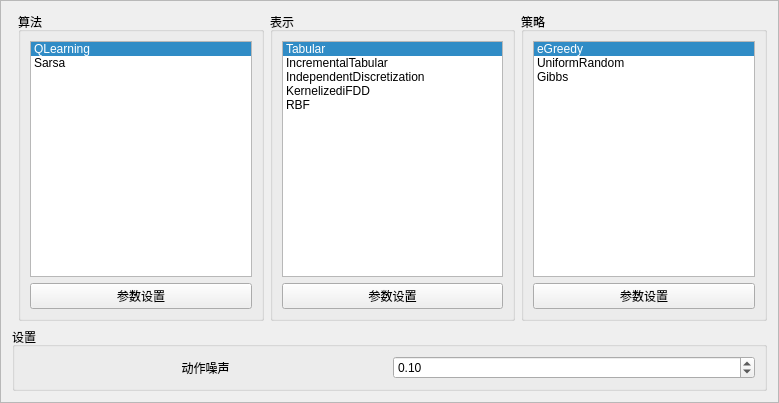
<?xml version="1.0" encoding="UTF-8"?>
<ui version="4.0">
 <class>Frame</class>
 <widget class="QFrame" name="Frame">
  <property name="geometry">
   <rect>
    <x>0</x>
    <y>0</y>
    <width>779</width>
    <height>403</height>
   </rect>
  </property>
  <property name="windowTitle">
   <string>Frame</string>
  </property>
  <property name="frameShape">
   <enum>QFrame::StyledPanel</enum>
  </property>
  <property name="frameShadow">
   <enum>QFrame::Raised</enum>
  </property>
  <layout class="QGridLayout" name="gridLayout">
   <item row="0" column="1">
    <widget class="QGroupBox" name="groupBox_2">
     <property name="title">
      <string>算法</string>
     </property>
     <layout class="QVBoxLayout" name="verticalLayout_2">
      <item>
       <widget class="QListWidget" name="lstAgent">
        <property name="currentRow">
         <number>0</number>
        </property>
        <item>
         <property name="text">
          <string>QLearning</string>
         </property>
        </item>
        <item>
         <property name="text">
          <string>Sarsa</string>
         </property>
        </item>
       </widget>
      </item>
      <item>
       <widget class="QPushButton" name="btnConfigAgent">
        <property name="text">
         <string>参数设置</string>
        </property>
       </widget>
      </item>
     </layout>
    </widget>
   </item>
   <item row="0" column="2">
    <widget class="QGroupBox" name="groupBox_3">
     <property name="title">
      <string>表示</string>
     </property>
     <layout class="QVBoxLayout" name="verticalLayout_3">
      <item>
       <widget class="QListWidget" name="lstRepresentation">
        <property name="currentRow">
         <number>0</number>
        </property>
        <item>
         <property name="text">
          <string>Tabular</string>
         </property>
        </item>
        <item>
         <property name="text">
          <string>IncrementalTabular</string>
         </property>
        </item>
        <item>
         <property name="text">
          <string>IndependentDiscretization</string>
         </property>
        </item>
        <item>
         <property name="text">
          <string>KernelizediFDD</string>
         </property>
        </item>
        <item>
         <property name="text">
          <string>RBF</string>
         </property>
        </item>
       </widget>
      </item>
      <item>
       <widget class="QPushButton" name="btnConfigRepresentation">
        <property name="text">
         <string>参数设置</string>
        </property>
       </widget>
      </item>
     </layout>
    </widget>
   </item>
   <item row="0" column="3">
    <widget class="QGroupBox" name="groupBox_4">
     <property name="title">
      <string>策略</string>
     </property>
     <layout class="QVBoxLayout" name="verticalLayout_4">
      <item>
       <widget class="QListWidget" name="lstPolicy">
        <property name="currentRow">
         <number>0</number>
        </property>
        <item>
         <property name="text">
          <string>eGreedy</string>
         </property>
        </item>
        <item>
         <property name="text">
          <string>UniformRandom</string>
         </property>
        </item>
        <item>
         <property name="text">
          <string>Gibbs</string>
         </property>
        </item>
       </widget>
      </item>
      <item>
       <widget class="QPushButton" name="btnConfigPolicy">
        <property name="text">
         <string>参数设置</string>
        </property>
       </widget>
      </item>
     </layout>
    </widget>
   </item>
   <item row="1" column="0" colspan="4">
    <widget class="QGroupBox" name="groupBox_5">
     <property name="title">
      <string>设置</string>
     </property>
     <layout class="QHBoxLayout" name="horizontalLayout">
      <item>
       <widget class="QLabel" name="label">
        <property name="text">
         <string>动作噪声</string>
        </property>
        <property name="alignment">
         <set>Qt::AlignCenter</set>
        </property>
       </widget>
      </item>
      <item>
       <widget class="QDoubleSpinBox" name="spNoise">
        <property name="minimum">
         <double>0.000000000000000</double>
        </property>
        <property name="maximum">
         <double>1.000000000000000</double>
        </property>
        <property name="singleStep">
         <double>0.100000000000000</double>
        </property>
        <property name="value">
         <double>0.100000000000000</double>
        </property>
       </widget>
      </item>
     </layout>
    </widget>
   </item>
  </layout>
 </widget>
 <resources/>
 <connections/>
</ui>
